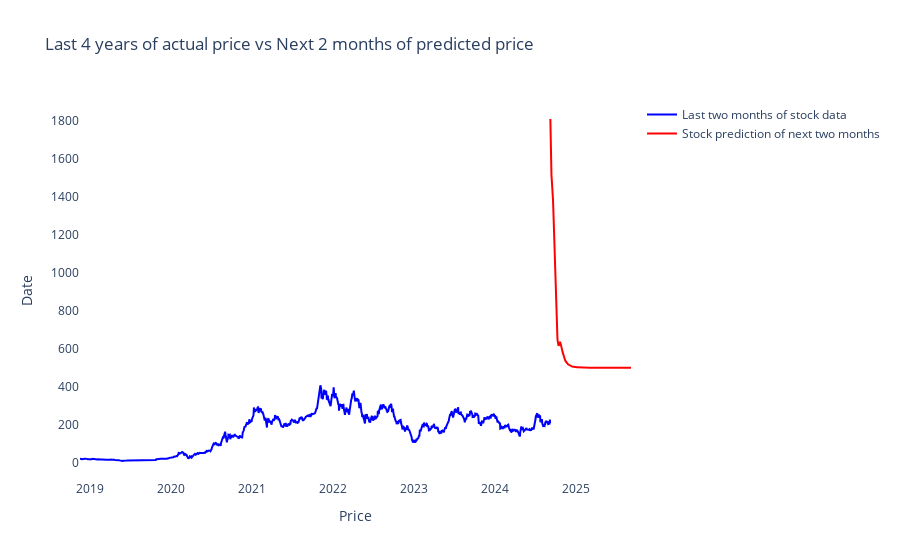

Notebook source saved alongside this figure:
### Code cell
import plotly.graph_objects as go

# Create a figure 
fig = go.Figure()


fig.add_trace(go.Scatter(
    x = last_4years.index,
    y = last_4years['Close'],
    mode = 'lines',
    name = 'Last two months of stock data',
    line = dict(color = 'blue')
))

# Add the predicted data for next two months 
fig.add_trace(go.Scatter(
    x = dataa_f.index,
    y = dataa_f['Predicted_close'],
    mode = 'lines',
    name = 'Stock prediction of next two months ',
     line = dict(color = 'red')
))

# Customize layout 
fig.update_layout(
    title = 'Last 4 years of actual price vs Next 2 months of predicted price',
    xaxis_title = 'Price',
    yaxis_title = 'Date',
    hovermode = 'x unified', # This will show all hovered data in a unified box 
    plot_bgcolor = 'rgba(0,0,0,0)',
    paper_bgcolor = 'rgba(0,0,0,0)',
)
fig.show()

### Figure 1 — Plotly figure (JSON) as saved in the notebook; plotly's stock layout.template omitted (floating-point values rounded to 4 significant figures; data arrays with more than 128 entries replaced by an {"elided": "..."} marker saying what was removed)
{"data": [{"line": {"color": "blue"}, "mode": "lines", "name": "Last two months of stock data", "type": "scatter", "x": {"elided": "1460 str values"}, "y": {"elided": "1460 float values"}}, {"line": {"color": "red"}, "mode": "lines", "name": "Stock prediction of next two months ", "type": "scatter", "x": {"elided": "365 str values"}, "y": {"elided": "365 float values"}}], "layout": {"autosize": true, "hovermode": "x unified", "paper_bgcolor": "rgba(0, 0, 0, 0)", "plot_bgcolor": "rgba(0, 0, 0, 0)", "title": {"text": "Last 4 years of actual price vs Next 2 months of predicted price"}, "xaxis": {"autorange": true, "range": ["2018-11-15", "2025-09-06"], "title": {"text": "Price"}, "type": "date"}, "yaxis": {"autorange": true, "range": [-88.02, 1911.0], "title": {"text": "Date"}, "type": "linear"}}}
